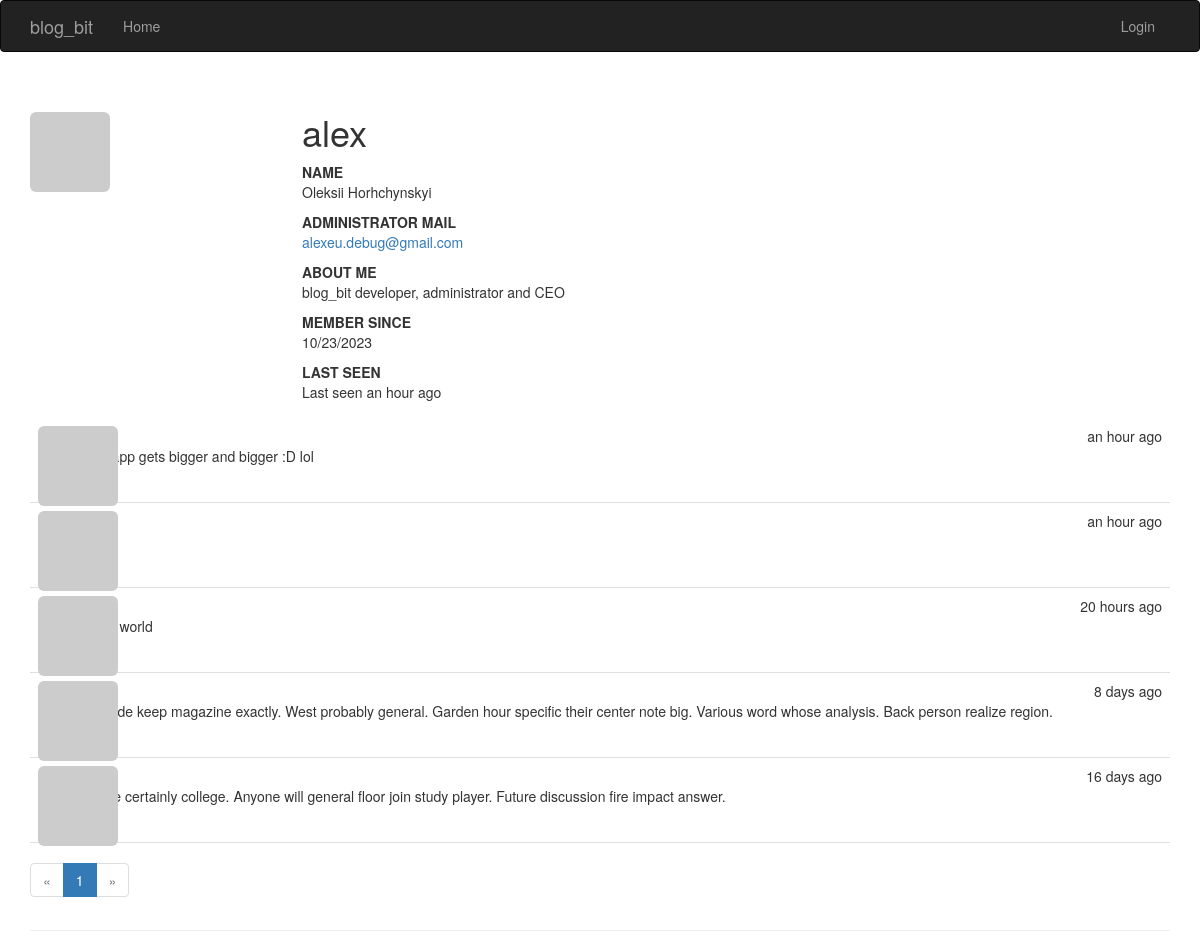
/profile/alex, run on the app's committed database.
### app/models.py (models this page shows, shortened)
class User(db.Model, UserMixin):
    id = db.Column(db.Integer, primary_key=True)
    username = db.Column(db.String(64), unique=True, index=True)
    name = db.Column(db.String(64))
    about_me = db.Column(db.Text())
    member_since = db.Column(db.DateTime(), default=datetime.utcnow)
    last_seen = db.Column(db.DateTime(), default=datetime.utcnow)
    email = db.Column(db.String(64), unique=True, index=True)
    password_hash = db.Column(db.String(128))
    pfp_hash = db.Column(db.String(32))
    confirmed = db.Column(db.Boolean, default=False)
    role_id = db.Column(db.Integer, db.ForeignKey('role.id'))
    posts = db.relationship('Post', backref='author', lazy='dynamic')
    @property
    def password(self):
        raise AttributeError('Password is not a readable attribute!')
    def can(self, perm):
        return self.role is not None and self.role.has_permission(perm)
    def is_administrator(self):
        return self.can(Permission.ADMIN)
    def get_pfp(self, size=100, image_gen='retro'):
        url = 'https://secure.gravatar.com/avatar'
        return f'{url}/{self.pfp_hash}?s={size}&d={image_gen}&r=g'

class Post(db.Model):
    id = db.Column(db.Integer, primary_key=True)
    body = db.Column(db.Text)
    timestamp = db.Column(db.DateTime, default=datetime.utcnow())
    author_id = db.Column(db.Integer, db.ForeignKey('user.id'))

### app/main/views.py (the view)
@main.route('/profile/<username>')
def profile(username):
    user = User.query.filter_by(username=username).first_or_404()
    posts = user.posts.order_by(Post.timestamp.desc()).all()
    page = request.args.get('page', default=1, type=int)
    pagination = user.posts.order_by(Post.timestamp.desc()).paginate(
        page=page,
        per_page=8,
    )
    posts = pagination.items
    return render_template('main/profile.html', user=user, posts=posts, pagination=pagination)

### app/auth/views.py (called while the page is built)
@auth.before_app_request
def before_request():
    current_user = flask_login.current_user
    if current_user.is_authenticated:
        current_user.ping()  # updating user last time seen property
        if not current_user.confirmed \
                and flask.request.blueprint != 'auth' \
                and flask.request.endpoint != 'static':
            return flask.redirect(flask.url_for('auth.unconfirmed'))

### app/models.py (called while the page is built)
    def has_permission(self, perm):
        return self.permissions & perm == perm

    def is_administrator(self):
        return False

### app/templates/main/profile.html (shortened to what this page needs)
{% extends 'base.html' %}
{% import 'main/_pagination_macros.html' as page_macro %}
{% block page_header %}
    <img class="img-rounded profile-thumbnail" src="{{ user.get_pfp(size=256) }}"
         alt="{{ user.username }} profile picture">
    <div class="profile-header">
        <h1>{{ user.username }}</h1>
        {% if user.name %}
            <b>NAME</b>
            <p>{{ user.name }}</p>
        {% endif %}
        {% if user.is_administrator() %}
            <b>ADMINISTRATOR MAIL</b>
            <p><a href="mailto:{{ user.email }}">{{ user.email }}</a></p>
        {% endif %}
        {% if user.about_me %}
            <b>ABOUT ME</b>
            <p>{{ user.about_me }}</p>
        {% endif %}
        <b>MEMBER SINCE</b>
        <p>
            {{ moment(user.member_since).format('L') }}
        </p>
        <b>LAST SEEN</b>
        <p>
            Last seen {{ moment(user.last_seen).fromNow() }}
        </p>
    </div>
    {% include 'main/_posts.html' %}
    {{ page_macro.pagination_widget(pagination, endpoint='main.profile', username=user.username) }}
{% endblock %}

### app/templates/main/_posts.html (shortened to what this page needs)
<ul class="posts">
    {% for post in posts %}
        <li class="post">
            <div class="profile-thumbnail">
                <a href="{{ url_for('main.profile', username=post.author.username) }}">
                    <img class="img-rounded profile-thumbnail"
                         src="{{ post.author.get_pfp(size=40) }}"
                         alt="{{ post.author.username }} profile picture">
                </a>
            </div>
            <div class="post-date">{{ moment(post.timestamp).fromNow() }}</div>
            <div class="post-author">
                <a href="{{ url_for('main.profile', username=post.author.username) }}">
                </a>
            </div>
            <div class="post-content">{{ post.body }}</div>
        </li>
    {% endfor %}
</ul>

### app/static/styles.css (style rules this page uses)
.profile-thumbnail { position: absolute; }
.profile-header { min-height: 272px; margin-left: 272px; }
ul.posts { list-style-type: none; padding: 0px; margin: 16px 0px 0px 0px; }
ul.posts li.post { padding: 8px; border-bottom: 1px solid #e0e0e0; }
div.post-date { float: right; }
div.post-author { margin-left: 48px; }
div.post-content { margin-left: 48px; min-height: 48px; }

### data on the page
User: username "alex", name "Oleksii Horhchynskyi", email "alexeu.debug@gmail.com", about_me "blog_bit developer, administrator and CEO", member_since "10/23/2023", last_seen "an hour ago"
Post: timestamp "an hour ago", body "this app gets bigger and bigger :D lol"
Post: timestamp "an hour ago"
Post: timestamp "20 hours ago", body "hello world"
Post: timestamp "8 days ago", body "Provide keep magazine exactly. West probably general. Garden hour specific their center note big. Various word whose analysis. Back person realize region."
Post: timestamp "16 days ago", body "Place certainly college. Anyone will general floor join study player. Future discussion fire impact answer."

### other printed values
{{ page_num }} "1"
